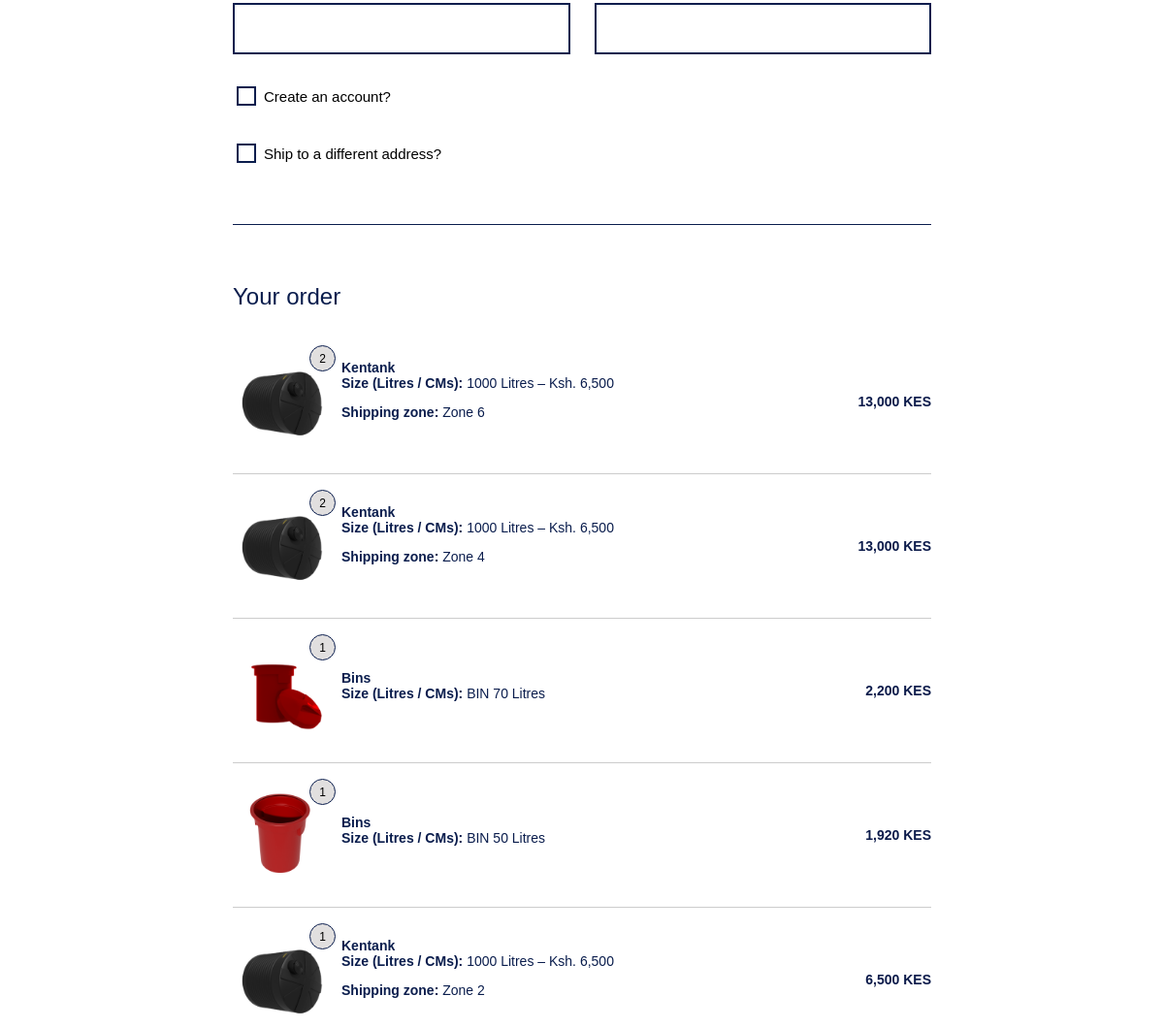
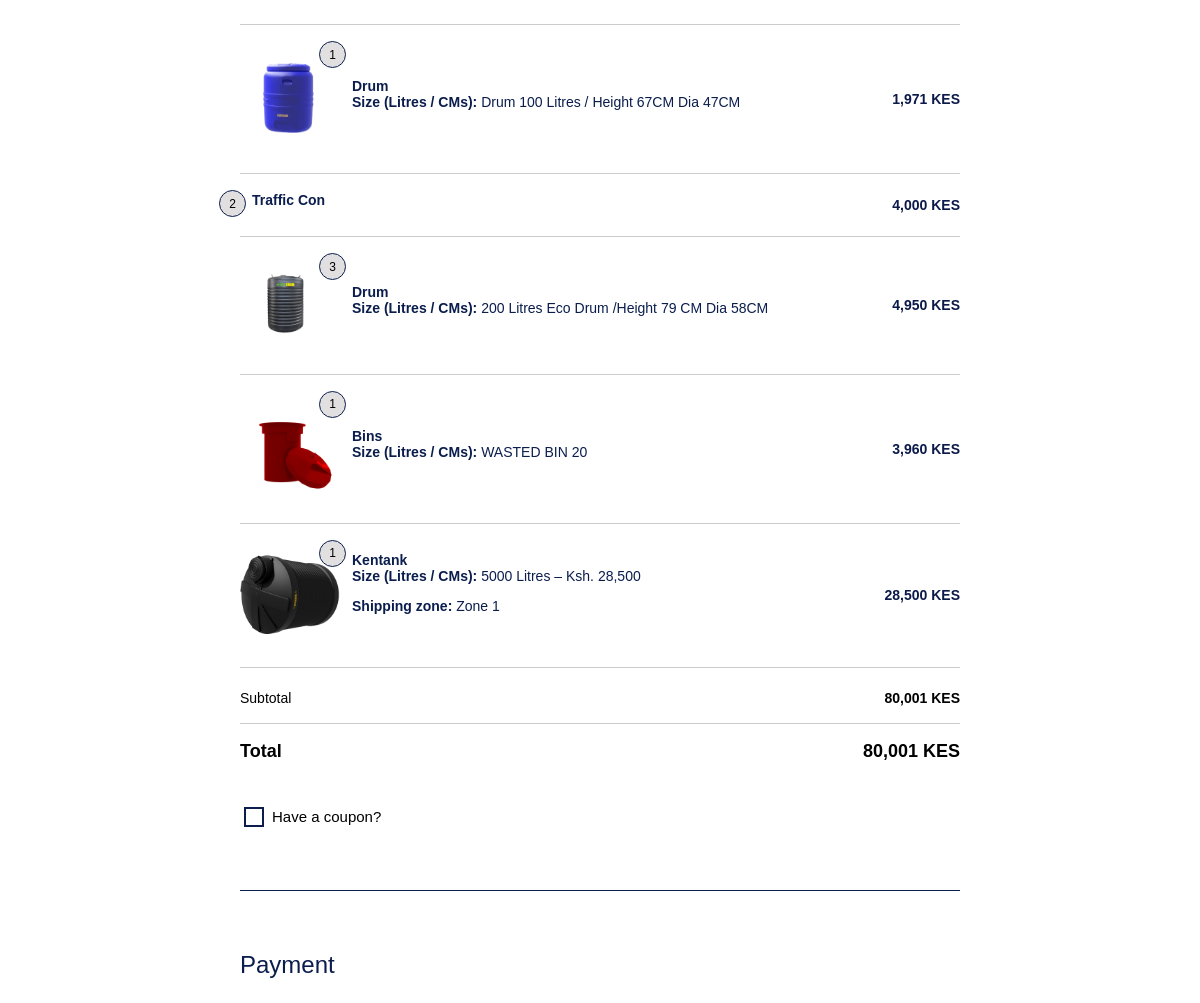
/checkout/ (signed in, middle part), run on an earlier commit of the app's database (2 pictures, top to bottom).
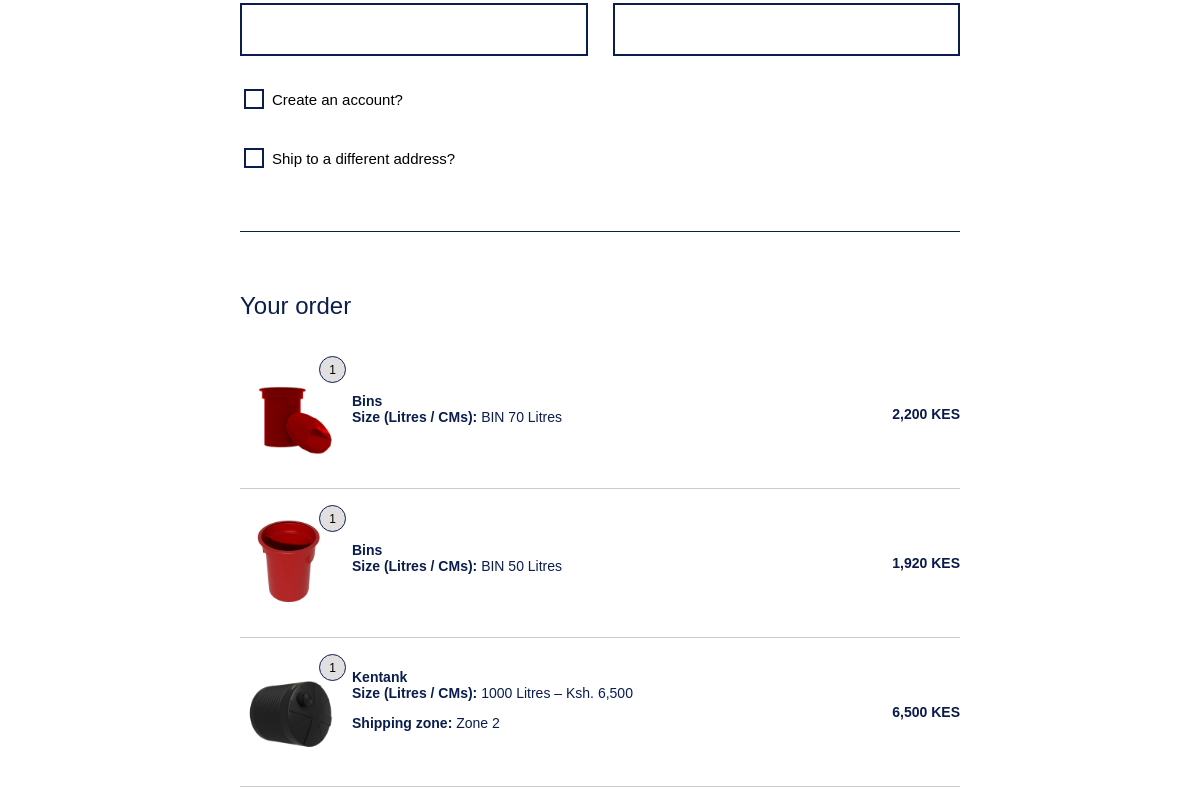
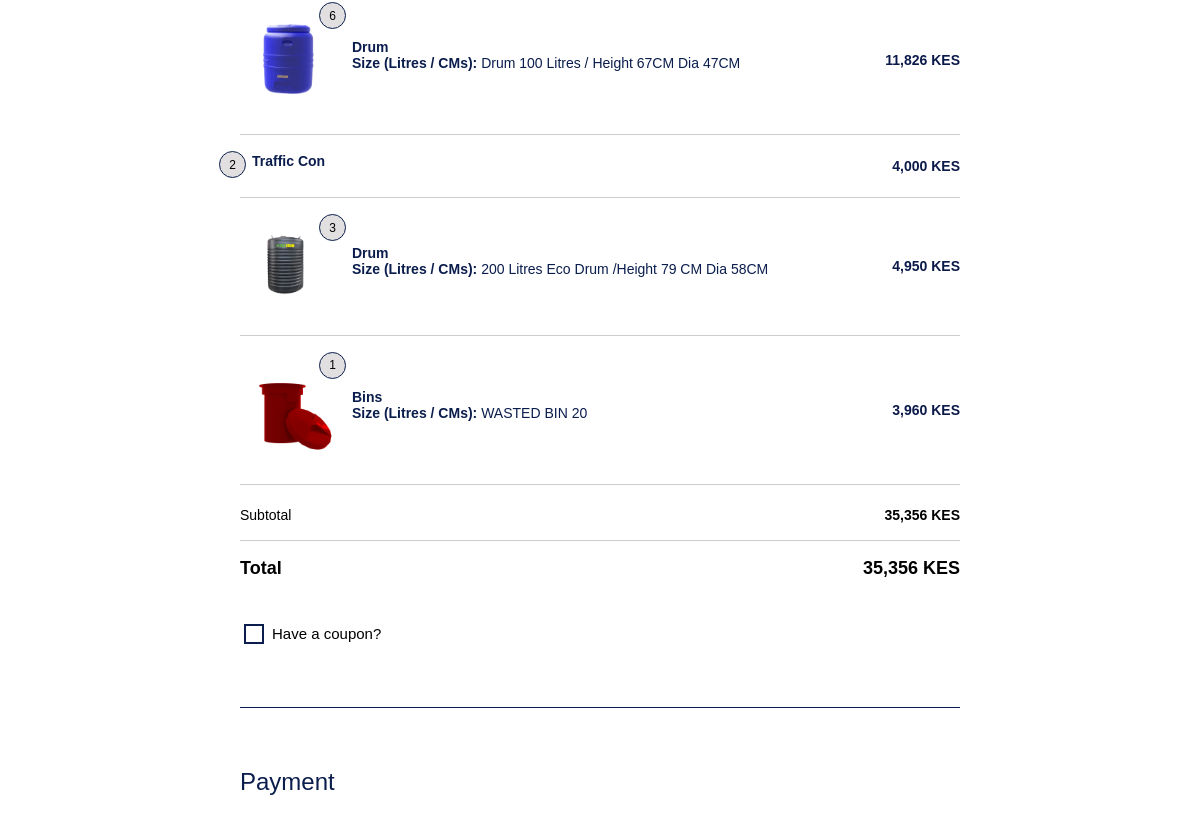
And on a later commit of the database (2 pictures, top to bottom).
### shop/models.py (models this page shows, shortened)
class CartItem(models.Model):
    user = models.ForeignKey(User, on_delete=models.CASCADE, null=True, blank=True)
    product = models.ForeignKey(Product, on_delete=models.CASCADE)
    option = models.ForeignKey(ProductOption, on_delete=models.SET_NULL, null=True, blank=True)
    price = models.DecimalField(max_digits=10, decimal_places=2)
    quantity = models.PositiveIntegerField(default=1)
    shipping_zone = models.CharField(
        max_length=100,
        blank=True,
        null=True
    )
    class Meta:
        unique_together = ('user', 'product', 'option', 'shipping_zone')
    @property
    def line_total(self):
        return self.price * self.quantity

class ProductOption(models.Model):
    product = models.ForeignKey(
        Product,
        on_delete=models.CASCADE,
        related_name="options"
    )
    name = models.CharField(max_length=200)  # e.g. "200 Litres"
    price = models.DecimalField(max_digits=10, decimal_places=2)
    stock = models.IntegerField(default=0)
    image = models.ImageField(
        upload_to="products/options/",
        blank=True,
        help_text="Optional image for this size/option"
    )

class Product(models.Model):
    CATEGORY_CHOICES = [
        ("water_tanks", "Water Tanks & Storage"),
        ("sanitation", "Sanitation"),
        ("agriculture", "Agriculture"),
        ("material_handling", "Material Handling"),
        ("water_supply", "Water Supply & Accessories"),
        ("special_products", "Special Products"),
    ]
    TYPE_CHOICES = [
        ("viable", "Viable"),
        ("simple", "Simple"),
    ]
    brochure = models.FileField(
        upload_to="brochures/",
        blank=True,
        null=True,
        help_text="Upload product brochure (PDF recommended)"
    )
    name = models.CharField(max_length=200)
    slug = models.SlugField(unique=True)
    category = models.CharField(max_length=50, choices=CATEGORY_CHOICES)
    price = models.DecimalField(max_digits=10, decimal_places=2)
    type = models.CharField(max_length=20, choices=TYPE_CHOICES)
    quantity = models.IntegerField(default=0)
    image = models.ImageField(upload_to="products/")
    short_description = models.CharField(
        max_length=300,
        blank=True,
        null=True,
        help_text="Brief summary shown on product cards or listings."
    )
    description = models.TextField(blank=True, null=True)
    stock_status = models.BooleanField(default=True)
    offers_delivery = models.BooleanField(
        default=False,
        help_text="Check this if this product requires delivery & shipping zone selection"
    )

### shop/views.py (the view, shortened to what this page needs)
# urls.py: path('checkout/', views.checkout, name='checkout'),
def checkout(request):
    user = request.user if request.user.is_authenticated else None
    cart_items = CartItem.objects.filter(user=user)
    if not cart_items.exists():
        return redirect("cart")
    total = Decimal("0.00")
    for item in cart_items:
        total += item.price * item.quantity
    return render(request, "checkout.html", {
        "cart_items": cart_items,
        "total": total
    })

### shop/context_processors.py (called while the page is built)
def cart_count(request):
    if request.user.is_authenticated:
        items = CartItem.objects.filter(user=request.user)
        count = sum(item.quantity for item in items)
    else:
        count = 0
    return {
        "cart_count": count
    }

### shop/templates/checkout.html (shortened to what this page needs)
{% load humanize %}
{% load static %}
<!doctype html>
<html lang="en">
<head>
    <link rel="stylesheet" href="{% static 'assets/css/checkout.css' %}">
    <link rel="stylesheet" href="https://cdn.jsdelivr.net/npm/bootstrap-icons@1.13.1/font/bootstrap-icons.min.css">
</head>
<body>
    {% include 'navbar.html' %}
<main class="checkout-wrapper">
    <form method="post" class="checkout-form">
        <section class="billing">
            <div class="form-grid">
                <div class="form-group">
                    <input type="text" name="phone" required>
                </div>
                <div class="form-group">
                    <input type="email" name="email" required>
                </div>
            </div>
            <div class="extra-options">
            <label class="checkbox">
                <input type="checkbox" id="createAccountCheckbox" name="create_account">
                Create an account?
            </label>
                <br>
            <label class="checkbox">
                <input type="checkbox" id="shipDifferentCheckbox" name="ship_different">
                Ship to a different address?
            </label>
        </div>
        </section>
        <hr class="divider">
        <section class="order-summary">
    <h2>Your order</h2>
    {% for item in cart_items %}
    <div class="order-row">
        <div class="order-left">
            <div class="order-image-wrapper">
                <img src="{{ item.option.image.url }}" class="order-img">
                <span class="order-qty-badge">{{ item.quantity }}</span>
            </div>
            <div class="order-info">
                <strong>{{ item.product.name }}</strong>
                {% if item.option %}
                    <div class="meta">
                        <strong>Size (Litres / CMs):</strong> {{ item.option.name }}
                    </div>
                {% endif %}
                {% if item.shipping_zone %}
                    <p class="cart-name">
                        <strong>Shipping zone:</strong>
                        {{ item.shipping_zone }}
                    </p>
                {% endif %}
            </div>
        </div>
        <div class="order-price">
            {{ item.line_total|floatformat:0|intcomma }} KES
        </div>
    </div>
        <hr style="border: 0; border-top: 1px solid #cccccc; margin: 10px 0;">
    {% endfor %}
    <div class="summary-row">
        <span>Subtotal</span>
        <strong>{{ total|floatformat:0|intcomma }} KES</strong>
    </div>
        <hr style="border: 0; border-top: 1px solid #cccccc; margin: 5px 0;">
    <div class="summary-total">
        <strong>Total</strong>
        <strong>{{ total|floatformat:0|intcomma }} KES</strong>
    </div>
</section>
        <div class="extra-options">
            <label class="checkbox">
                <input type="checkbox" name="create_account">
                Have a coupon?
            </label>
        </div>
        <hr class="divider">
        <section class="payment">
            <h2>Payment</h2>
        </section>
    </form>
</main>
</body>
</html>

### shop/templates/navbar.html (shortened to what this page needs)
{% load static %}
<!doctype html>
<html lang="en">
<head>
    <link rel="stylesheet" href="{% static 'assets/css/navbar.css' %}">
</head>
<body>
{% include "whatsapp.html" %}
</body>
</html>

### shop/templates/whatsapp.html (shortened to what this page needs)
{% load static %}
<!doctype html>
<html lang="en">
<head>
    <link rel="stylesheet" href="{% static 'assets/css/whatsapp.css' %}">
</head>
<body>
    {% load static %}
</body>
</html>

### shop/static/assets/css/checkout.css (style rules this page uses)
.checkout-wrapper { max-width: 700px; margin: 110px auto 40px; padding: 0 20px; font-family: Arial, sans-serif; }
.checkout-form h2 { margin-bottom: 30px; color: #0a1d4d; font-weight: normal; }
.form-grid { display: grid; grid-template-columns: repeat(2, 1fr); gap: 25px; }
.form-group input, .form-group select { width: 100%; padding: 15px; border: 2px solid #0a1d4d; font-size: 15px; }
.order-summary { margin-top: 50px; }
.order-row { display: flex; justify-content: space-between; align-items: center; padding: 12px 0; }
.order-left { display: flex; align-items: center; gap: 12px; }
.order-image-wrapper { position: relative; display: inline-block; }
.order-qty-badge { font-family: Arial, sans-serif; position: absolute; top: -6px; right: -6px; background: #e1dfdf; font-size: 12px; width: 27px; height: 27px; border-radius: 50%; display: flex; align-items: center; justify-content: center; border: 1px solid #0a1d4d; }
.order-img { width: 100px; height: auto; object-fit: contain; }
.order-info { font-size: 14px; color: #0a1d4d; margin-top: -10px; }
.order-info .meta { font-size: 14px; color: #0a1d4d; }
.order-price { font-size: 14px; font-weight: 600; color: #0b1a4a; }
.summary-row, .summary-total { display: flex; justify-content: space-between; padding: 12px 0; }
.summary-row { font-size: 14px; }
.summary-total { font-size: 18px; font-weight: bold; }
.payment { margin-bottom: 100px; }
.extra-options { margin: 30px 0; }
.checkbox { display: flex; align-items: center; margin-bottom: 15px; font-size: 15px; cursor: pointer; }
input[type="checkbox"] { appearance: none; -webkit-appearance: none; width: 20px; height: 20px; border: 2px solid #0a1d4d; cursor: pointer; position: relative; }
.checkbox input { margin-right: 8px; }
.divider { margin: 60px 0; border: none; border-top: 1px solid #0a1d4d; }
@media (min-width: 1200px) { .checkout-wrapper { max-width: 760px; } }
@media (min-width: 1200px) { .form-group input, .form-group select { padding: 16px; } }

### shop/static/assets/css/navbar.css (style rules this page uses)
* { box-sizing: border-box; }
html, body { margin: 0; padding: 0; overflow-x: hidden; font-family: sans-serif; }
body { padding-top: 70px; }

What changed in the data, as far as the page shows it:
removed CartItem: option.image (picture), quantity "2", product.name "Kentank", option.name "1000 Litres – Ksh. 6,500", shipping_zone "Zone 6", line_total "13,000"
removed CartItem: option.image (picture), quantity "2", product.name "Kentank", option.name "1000 Litres – Ksh. 6,500", shipping_zone "Zone 4", line_total "13,000"
removed CartItem: option.image (picture), quantity "1", product.name "Kentank", option.name "5000 Litres – Ksh. 28,500", shipping_zone "Zone 1", line_total "28,500"
changed CartItem "Drum 100 Litres / Height 67CM Dia 47CM": quantity "1" → "6"; line_total "1,971" → "11,826"
Also different on the page:
{{ total|floatformat:0|intcomma }}: "80,001" → "35,356"
